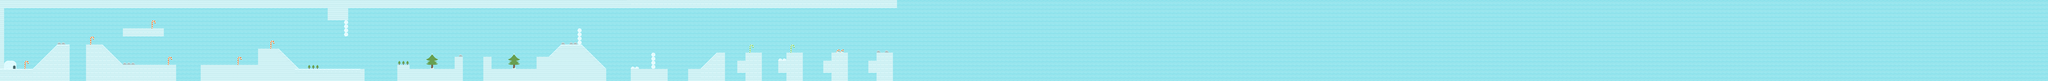

The image is a tile-based game level rendered from a .tmx file. Its description and source (layers, tilesets, objects; grid data summarised) follow:
An orthogonal 500x20 tile map with 32x32 px tiles, 2 tile layers (Fondo, Terrenos) and 44 objects.

<map version="1.0" tiledversion="1.0.3" orientation="orthogonal" renderorder="right-down" width="500" height="20" tilewidth="32" tileheight="32" nextobjectid="54">
 <tileset firstgid="1" name="tiles32" tilewidth="32" tileheight="32" tilecount="98" columns="14">
  <image source="tiles32.png" width="448" height="224" />
 </tileset>
 <layer name="Fondo" width="500" height="20">
  <data>[10000 cells, 10000 non-empty, 2 distinct tile ids]</data>
 </layer>
 <layer name="Terrenos" width="500" height="20">
  <data>[10000 cells, 1134 non-empty, 31 distinct tile ids]</data>
 </layer>
 <objectgroup name="Suelos">
  <object id="1" x="1.33333" y="546.667">
   <polyline points="0,0 256,-5.33333 446.667,-194.667 545.333,-198.667 542.667,89.3333" />
  </object>
  <object id="2" x="674.667" y="638.667">
   <polyline points="0,0 -6.66667,-285.333 125.333,-289.333 280,-125.333 700,-128 701.333,2.66667" />
  </object>
  <object id="3" x="1280" y="228">
   <polyline points="0,0 2.66667,56 -318.667,60 -320,-4 -1.33333,-8" />
  </object>
  <object id="15" x="31" y="544">
   <polyline points="0,0 1,-481 2530,-481 2531,-385 2657,-386 2655,-255 2687,-258 2687,-480 6980,-480 6978,-547" />
  </object>
  <object id="16" x="6975" y="640">
   <polyline points="0,0 2,-227 -128,-226 -125,-164 -190,-164 -188,0" />
  </object>
  <object id="17" x="6623" y="639">
   <polyline points="0,0 2,-224 -131,-223 -128,-161 -193,-161 -190,-2" />
  </object>
  <object id="18" x="6274" y="637">
   <polyline points="0,0 3,-226 -131,-220 -131,-162 -194,-161 -192,1" />
  </object>
  <object id="19" x="5952" y="638">
   <polyline points="0,0 2,-223 -127,-224 -126,-158 -194,-160 -193,3" />
  </object>
  <object id="20" x="5666" y="636">
   <polyline points="0,0 -1,-219 -64,-222 -195,-94 -289,-92 -288,1" />
  </object>
  <object id="21" x="5217" y="637">
   <polyline points="0,0 -2,-95 -96,-93 -98,-224 -128,-219 -126,-90 -287,-95 -290,4" />
  </object>
  <object id="22" x="4734" y="637">
   <polyline points="0,0 1,-93 -188,-284 -187,-408 -220,-411 -221,-283 -350,-289 -440,-190 -541,-189 -544,-94 -894,-93 -892,-185 -957,-193 -958,-1" />
  </object>
  <object id="23" x="3617" y="634">
   <polyline points="0,0 1,-188 -65,-186 -67,-91 -418,-90 -415,-123 -510,-122 -513,5" />
  </object>
  <object id="24" x="2850" y="637">
   <polyline points="0,0 2,-94 -513,-92 -674,-256 -835,-253 -834,-127 -1283,-129 -1284,2" />
  </object>
 </objectgroup>
 <objectgroup name="Monedas">
  <object id="5" x="305.333" y="330.667" width="40" height="40" />
  <object id="6" x="178.667" y="372" width="40" height="40" />
  <object id="7" x="426.667" y="252" width="40" height="40" />
  <object id="8" x="572" y="190.667" width="40" height="40" />
  <object id="9" x="577.333" y="412" width="40" height="40" />
  <object id="10" x="761.333" y="284" width="40" height="40" />
  <object id="25" x="1042.33" y="132" width="40" height="40" />
  <object id="26" x="1256.33" y="131" width="40" height="40" />
  <object id="27" x="1451.33" y="355" width="40" height="40" />
  <object id="28" x="1453.33" y="177" width="40" height="40" />
  <object id="29" x="1692.33" y="97" width="40" height="40" />
  <object id="30" x="1827.33" y="209" width="40" height="40" />
  <object id="31" x="2046.33" y="186" width="40" height="40" />
  <object id="32" x="2509.33" y="212" width="40" height="40" />
  <object id="33" x="2812.33" y="354" width="40" height="40" />
  <object id="34" x="2923.33" y="231" width="40" height="40" />
  <object id="35" x="3067.33" y="149" width="40" height="40" />
  <object id="36" x="3668.33" y="303" width="40" height="40" />
  <object id="37" x="4498.33" y="115" width="40" height="40" />
  <object id="38" x="4685.33" y="420" width="40" height="40" />
  <object id="39" x="5083.33" y="303" width="40" height="40" />
  <object id="40" x="5722.33" y="277" width="40" height="40" />
  <object id="41" x="6039.33" y="268" width="40" height="40" />
  <object id="42" x="6337.33" y="264" width="40" height="40" />
  <object id="43" x="6753.33" y="261" width="40" height="40" />
 </objectgroup>
 <objectgroup name="Enemigos">
  <object id="44" x="212" y="484" width="40" height="40" />
  <object id="45" x="946" y="449" width="40" height="40" />
  <object id="46" x="1256" y="449" width="40" height="40" />
  <object id="47" x="1085" y="151" width="40" height="40" />
 </objectgroup>
 <objectgroup name="Pinchos">
  <object id="52" x="1041.94" y="413.625" width="72.9927" height="87.305" />
  <object id="53" x="1123.52" y="413.625" width="75.8552" height="83.0113" />
 </objectgroup>
</map>
